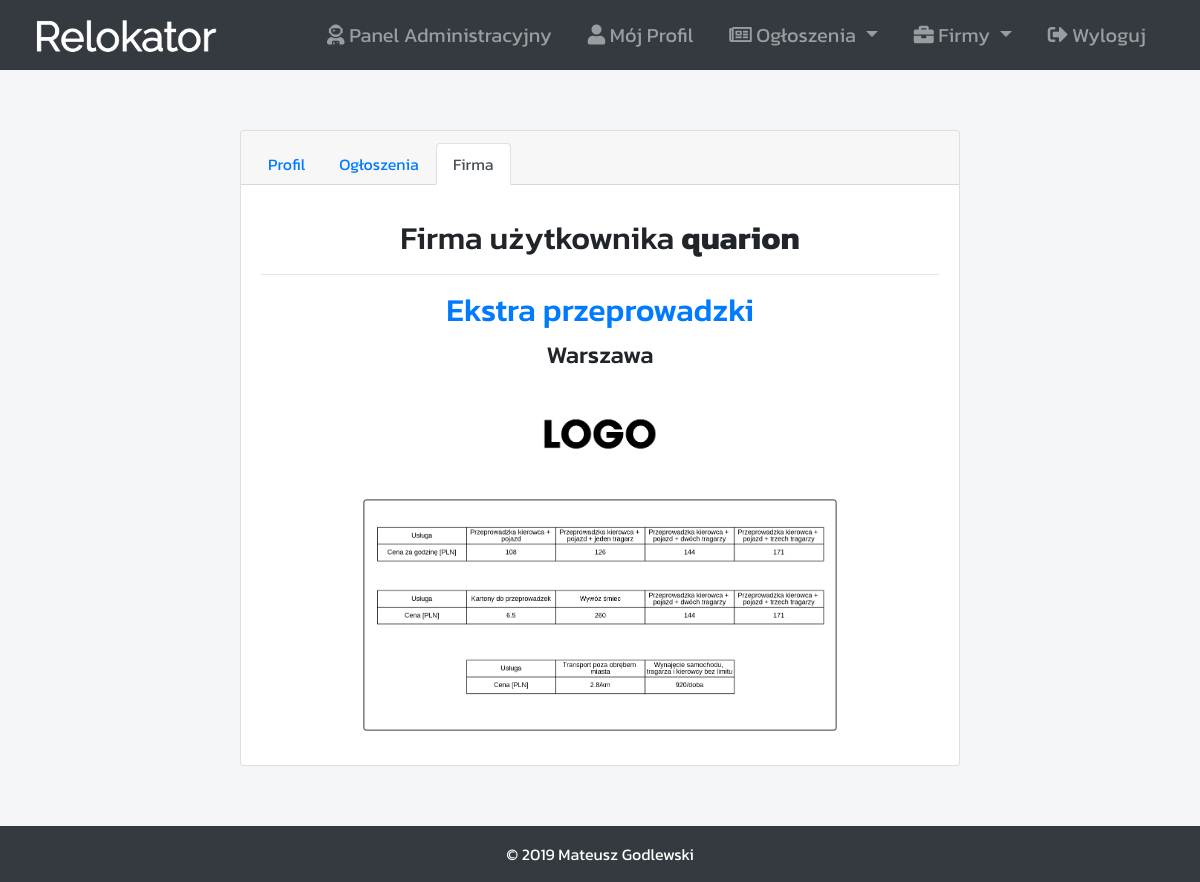
/accounts/quarion/companies (signed in), run on the app's committed database.
### accounts/models.py (models this page shows, shortened)
class Account(AbstractUser):
    username = models.CharField(max_length=50, unique=True, verbose_name="Nazwa użytkownika")
    first_name = models.CharField(max_length=100, unique=False, blank=False, verbose_name="Imię")
    last_name = models.CharField(max_length=100, unique=False, blank=True, verbose_name="Nazwisko")
    join_date = models.DateTimeField(default=timezone.now)
    email = models.EmailField(max_length=100, unique=True, blank=False, verbose_name="E-mail")
    phone_number = models.CharField(max_length=20, unique=True, blank=False, verbose_name="Numer telefonu")
    profile_image = models.ImageField(
        upload_to="profile_images/",
        blank=True,
        null=True,
        verbose_name="Zdjęcie profilowe",
    )
    USERNAME_FIELD = "username"
    REQUIRED_FIELDS = ["first_name", "email", "phone_number"]

### companies/models.py (models this page shows, shortened)
class Company(models.Model):
    user = models.ForeignKey(User, default=1, null=True, on_delete=models.CASCADE)
    name = models.CharField(max_length=50, unique=True, blank=False, verbose_name="Nazwa")
    location = models.CharField(max_length=100, unique=False, blank=False, verbose_name="Lokacja")
    logo = models.ImageField(upload_to="company_logo/", blank=True, null=True, verbose_name="Logo")
    tariff = models.ImageField(upload_to="company_tariff/", blank=True, null=True, verbose_name="Cennik")

### accounts/views.py (the view)
# urls.py: path("<str:account_id>/companies", account_companies_view),
def account_companies_view(request, account_id):
    template_name = "accounts/account-companies.html"
    user = Account.objects.get(username=account_id)
    company = Company.objects.filter(user=user.id).first()
    context = {
        "title": f"Firma użytkownika {account_id}",
        "username": account_id,
        "object": company
    }
    return render(request, template_name, context)

### accounts/templates/accounts/account-companies.html (shortened to what this page needs)
{% extends 'website/base.html' %}
{% block content %}
    <div id="account-info-card" class="card text-center">
        <div class="card-header">
            <ul class="nav nav-tabs card-header-tabs">
                <li class="nav-item">
                    <a class="nav-link" href="info">Profil</a>
                </li>
                <li class="nav-item">
                    <a class="nav-link" href="adverts">Ogłoszenia</a>
                </li>
                <li class="nav-item">
                    <a class="nav-link active" href="companies">Firma</a>
                </li>
            </ul>
        </div>
        <div class="card-body text-center" style="margin-top:2%">
            {% if object %}
                <h2 class="text-center">Firma użytkownika <b>{{username}}</b></h1>
                <hr>
                <h2 id="advert-detail-title" class='card-title'>{{object.name}}</h3>
                <h4 id="advert-detail-header">{{object.location}}</h4>
                {% if object.logo %}
                    <center>
                    <div id="company-info-div-image">
                        <img src="{{object.logo.url}}" class="card-img-top">
                    </div>
                    </center>
                {% endif %}
                {% if object.tariff %}
                    <center>
                    <div id="company-info-div-image-tariff">
                        <img src="{{object.tariff.url}}" class="card-img-top">
                    </div>
                    </center>
                {% endif %}
            {% else %}
                <h3 class="text-center">Nie posiadasz żadnej firmy</h3></br>
                <center><a class='btn btn-info' href="/companies/new">Zarejestruj swoją firmę</a></center>
            {% endif %}
        </div>
    </div>
{% endblock  %}

### website/static/website/css/style.css (style rules this page uses)
* { font-family: 'Kanit', sans-serif; }
a:link { text-decoration: none!important; }
#body { background-color: #F4F5F7; position: relative; min-height: 100vh; }
#advert-detail-title { color: #007bff; display: inline-block; }
#account-info-card { width: 60%; margin: auto; margin-top: 5%; margin-bottom: 5%; }
#company-info-div-image { width: 30%; margin: 2% 0 2% 0; }
#company-info-div-image-tariff { width: 70%; margin: 2% 0 2% 0; }

### data on the page
Account: username "quarion"
Company: name "Ekstra przeprowadzki", location "Warszawa", logo (picture), tariff (picture)
